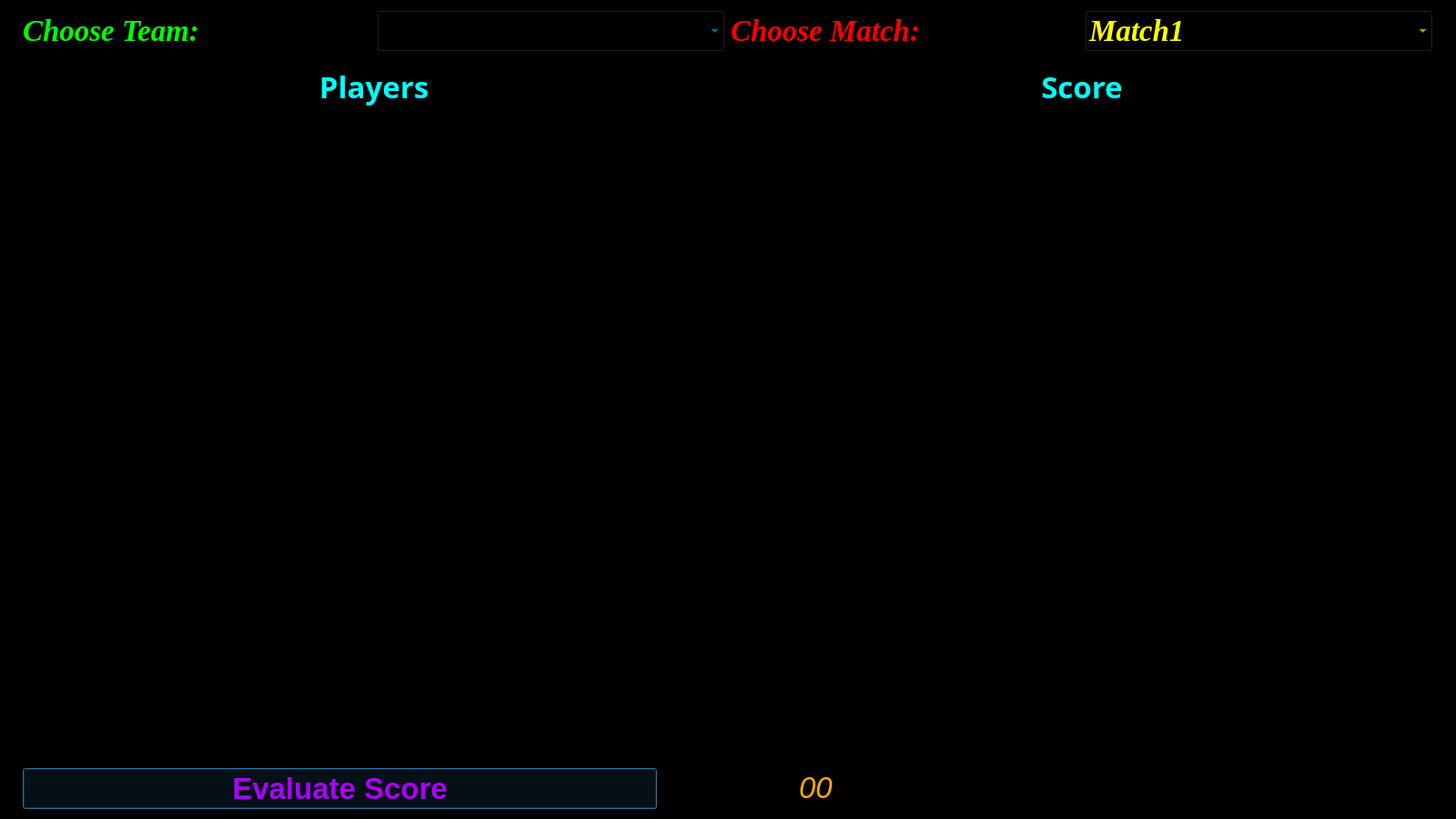
<?xml version="1.0" encoding="UTF-8"?>
<ui version="4.0">
 <class>Dialog</class>
 <widget class="QDialog" name="Dialog">
  <property name="geometry">
   <rect>
    <x>0</x>
    <y>0</y>
    <width>1600</width>
    <height>900</height>
   </rect>
  </property>
  <property name="windowTitle">
   <string>Dialog</string>
  </property>
  <property name="styleSheet">
   <string notr="true">background-color:rgb(0, 0, 0)</string>
  </property>
  <layout class="QVBoxLayout" name="verticalLayout">
   <property name="leftMargin">
    <number>25</number>
   </property>
   <property name="rightMargin">
    <number>25</number>
   </property>
   <item>
    <layout class="QHBoxLayout" name="horizontalLayout">
     <item>
      <widget class="QLabel" name="label_2">
       <property name="font">
        <font>
         <family>Times New Roman</family>
         <pointsize>25</pointsize>
         <weight>75</weight>
         <italic>true</italic>
         <bold>true</bold>
        </font>
       </property>
       <property name="text">
        <string>&lt;html&gt;&lt;head/&gt;&lt;body&gt;&lt;p&gt;&lt;span style=&quot; color:#00ff00;&quot;&gt;Choose Team:&lt;/span&gt;&lt;/p&gt;&lt;/body&gt;&lt;/html&gt;</string>
       </property>
      </widget>
     </item>
     <item>
      <widget class="QComboBox" name="cb0">
       <property name="font">
        <font>
         <family>Times New Roman</family>
         <pointsize>25</pointsize>
         <weight>75</weight>
         <italic>true</italic>
         <bold>true</bold>
        </font>
       </property>
       <property name="styleSheet">
        <string notr="true">color:rgb(0, 170, 255);</string>
       </property>
      </widget>
     </item>
     <item>
      <widget class="QLabel" name="label">
       <property name="font">
        <font>
         <family>Times New Roman</family>
         <pointsize>25</pointsize>
         <weight>75</weight>
         <italic>true</italic>
         <bold>true</bold>
        </font>
       </property>
       <property name="text">
        <string>&lt;html&gt;&lt;head/&gt;&lt;body&gt;&lt;p&gt;&lt;span style=&quot; color:#ff0000;&quot;&gt;Choose Match:&lt;/span&gt;&lt;/p&gt;&lt;/body&gt;&lt;/html&gt;</string>
       </property>
      </widget>
     </item>
     <item>
      <widget class="QComboBox" name="cb1">
       <property name="font">
        <font>
         <family>Times New Roman</family>
         <pointsize>25</pointsize>
         <weight>75</weight>
         <italic>true</italic>
         <bold>true</bold>
        </font>
       </property>
       <property name="styleSheet">
        <string notr="true">color:rgb(255, 255, 0)</string>
       </property>
       <item>
        <property name="text">
         <string>Match1</string>
        </property>
       </item>
      </widget>
     </item>
    </layout>
   </item>
   <item>
    <widget class="Line" name="line">
     <property name="font">
      <font>
       <family>Tahoma</family>
       <pointsize>10</pointsize>
      </font>
     </property>
     <property name="orientation">
      <enum>Qt::Horizontal</enum>
     </property>
    </widget>
   </item>
   <item>
    <layout class="QHBoxLayout" name="horizontalLayout_4">
     <item>
      <widget class="QLabel" name="label_5">
       <property name="font">
        <font>
         <family>Agency FB</family>
         <pointsize>25</pointsize>
         <weight>75</weight>
         <bold>true</bold>
        </font>
       </property>
       <property name="text">
        <string>&lt;html&gt;&lt;head/&gt;&lt;body&gt;&lt;p&gt;&lt;span style=&quot; color:#00ffff;&quot;&gt;Players&lt;/span&gt;&lt;/p&gt;&lt;/body&gt;&lt;/html&gt;</string>
       </property>
       <property name="alignment">
        <set>Qt::AlignCenter</set>
       </property>
      </widget>
     </item>
     <item>
      <widget class="QLabel" name="label_4">
       <property name="font">
        <font>
         <family>Agency FB</family>
         <pointsize>25</pointsize>
         <weight>75</weight>
         <bold>true</bold>
        </font>
       </property>
       <property name="text">
        <string>&lt;html&gt;&lt;head/&gt;&lt;body&gt;&lt;p&gt;&lt;span style=&quot; color:#00ffff;&quot;&gt;Score&lt;/span&gt;&lt;/p&gt;&lt;/body&gt;&lt;/html&gt;</string>
       </property>
       <property name="alignment">
        <set>Qt::AlignCenter</set>
       </property>
      </widget>
     </item>
    </layout>
   </item>
   <item>
    <widget class="Line" name="line_2">
     <property name="font">
      <font>
       <family>Tahoma</family>
       <pointsize>10</pointsize>
      </font>
     </property>
     <property name="orientation">
      <enum>Qt::Horizontal</enum>
     </property>
    </widget>
   </item>
   <item>
    <layout class="QHBoxLayout" name="horizontalLayout_2">
     <item>
      <widget class="QListWidget" name="lw1">
       <property name="font">
        <font>
         <family>Algerian</family>
         <pointsize>20</pointsize>
         <weight>50</weight>
         <bold>false</bold>
        </font>
       </property>
       <property name="styleSheet">
        <string notr="true">color:rgb(255, 0, 255)</string>
       </property>
      </widget>
     </item>
     <item>
      <spacer name="horizontalSpacer">
       <property name="font">
        <font>
         <family>Tahoma</family>
         <pointsize>10</pointsize>
        </font>
       </property>
       <property name="orientation">
        <enum>Qt::Horizontal</enum>
       </property>
       <property name="sizeHint" stdset="0">
        <size>
         <width>200</width>
         <height>20</height>
        </size>
       </property>
      </spacer>
     </item>
     <item>
      <widget class="QListWidget" name="lw2">
       <property name="font">
        <font>
         <family>Algerian</family>
         <pointsize>20</pointsize>
         <weight>50</weight>
         <bold>false</bold>
        </font>
       </property>
       <property name="styleSheet">
        <string notr="true">color:rgb(255, 255, 255)</string>
       </property>
      </widget>
     </item>
    </layout>
   </item>
   <item>
    <widget class="Line" name="line_3">
     <property name="font">
      <font>
       <family>Tahoma</family>
       <pointsize>10</pointsize>
      </font>
     </property>
     <property name="orientation">
      <enum>Qt::Horizontal</enum>
     </property>
    </widget>
   </item>
   <item>
    <layout class="QHBoxLayout" name="horizontalLayout_3">
     <item>
      <widget class="QPushButton" name="pushButton">
       <property name="font">
        <font>
         <family>Arial</family>
         <pointsize>25</pointsize>
         <weight>75</weight>
         <bold>true</bold>
        </font>
       </property>
       <property name="styleSheet">
        <string notr="true">color:rgb(170, 0, 255)</string>
       </property>
       <property name="text">
        <string>Evaluate Score</string>
       </property>
      </widget>
     </item>
     <item>
      <spacer name="horizontalSpacer_2">
       <property name="font">
        <font>
         <family>Tahoma</family>
         <pointsize>10</pointsize>
        </font>
       </property>
       <property name="orientation">
        <enum>Qt::Horizontal</enum>
       </property>
       <property name="sizeType">
        <enum>QSizePolicy::Fixed</enum>
       </property>
       <property name="sizeHint" stdset="0">
        <size>
         <width>150</width>
         <height>20</height>
        </size>
       </property>
      </spacer>
     </item>
     <item>
      <widget class="QLabel" name="scorelabel">
       <property name="font">
        <font>
         <family>Arial</family>
         <pointsize>25</pointsize>
         <weight>50</weight>
         <italic>true</italic>
         <bold>false</bold>
        </font>
       </property>
       <property name="text">
        <string>&lt;html&gt;&lt;head/&gt;&lt;body&gt;&lt;p&gt;&lt;span style=&quot; color:#ffaa00;&quot;&gt;00&lt;/span&gt;&lt;/p&gt;&lt;/body&gt;&lt;/html&gt;</string>
       </property>
      </widget>
     </item>
    </layout>
   </item>
  </layout>
 </widget>
 <resources/>
 <connections/>
</ui>
